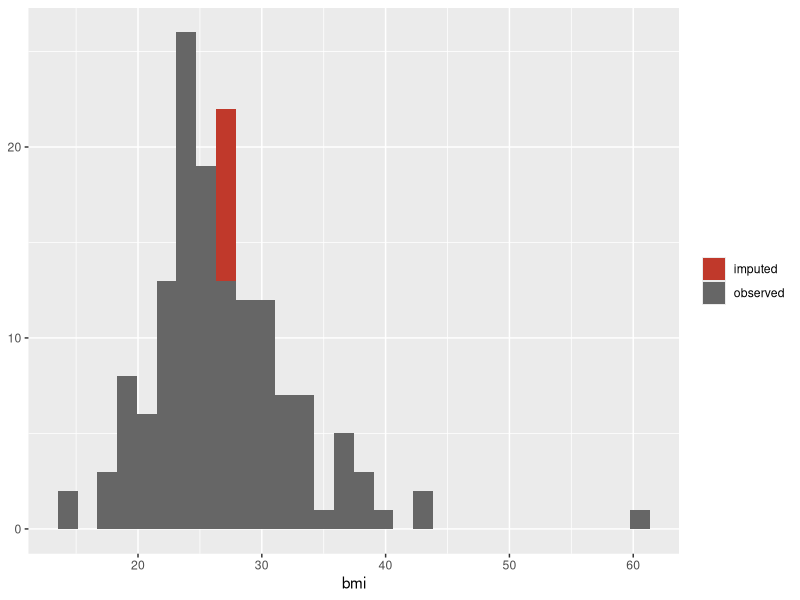

Source code (R):
## ---- chunk 1
#| message: false
#| warning: false
library(dplyr)
library(tidyr)
library(readr)
library(ggplot2)

num_cols <- c("age", "bmi", "bp_systolic")

clinic <- read_csv(
  "data/clinic_extract.csv",
  show_col_types = FALSE
) |>
  mutate(across(
    all_of(num_cols),
    ~ suppressWarnings(as.numeric(.x))
  )) |>
  mutate(referral_source = recode(
    referral_source,
    "gp" = "GP",
    "General Practitioner" = "GP"
  ))
dim(clinic)
## ---- chunk 2
print(colSums(is.na(clinic[num_cols])))
cat("complete rows:",
    sum(complete.cases(clinic)),
    "of", nrow(clinic), "\n")
## ---- chunk 3
imp_mean <- clinic |>
  mutate(across(all_of(num_cols),
                ~ if_else(is.na(.x), mean(.x, na.rm = TRUE), .x)))

imp_median <- clinic |>
  mutate(across(all_of(num_cols),
                ~ if_else(is.na(.x), median(.x, na.rm = TRUE), .x)))

cat("missing left, mean:  ", sum(is.na(imp_mean[num_cols])), "\n")
cat("missing left, median:", sum(is.na(imp_median[num_cols])), "\n")
## ---- chunk 4
comparison <- data.frame(
  column    = num_cols,
  sd_before = sapply(clinic[num_cols], sd, na.rm = TRUE),
  sd_mean   = sapply(imp_mean[num_cols], sd),
  sd_median = sapply(imp_median[num_cols], sd)
)
comparison$pct_change_mean <- round(
  100 * (comparison$sd_mean - comparison$sd_before) / comparison$sd_before, 1)
comparison
## ---- chunk 5
cat("bmi mean  :", round(mean(clinic$bmi, na.rm = TRUE), 2), "\n")
cat("bmi median:", round(median(clinic$bmi, na.rm = TRUE), 2), "\n")
## ---- chunk 6
#| fig-height: 2.6
imp_mean |>
  mutate(source = if_else(is.na(clinic$bmi), "imputed", "observed")) |>
  ggplot(aes(x = bmi, fill = source)) +
  geom_histogram(bins = 30) +
  scale_fill_manual(values = c(imputed = "#c0392b", observed = "grey40")) +
  labs(x = "bmi", y = NULL, fill = NULL)
## ---- chunk 7
kept <- clinic |> filter(complete.cases(clinic))
cat(nrow(kept), "of", nrow(clinic), "\n")
cat("lost:", round(100 * (1 - nrow(kept) / nrow(clinic)), 1), "%\n")

mode_site <- names(sort(table(clinic$hospital_site), decreasing = TRUE))[1]
mode_site
